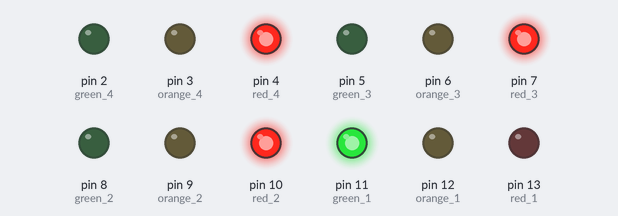
Bench run of a sketch on a simulated Arduino Uno, built with avr-gcc and run on an emulated ATmega328P. Shown: output pins drawn as LEDs (lit = HIGH).

Above: at 0.1 s.
At 10.1 s:
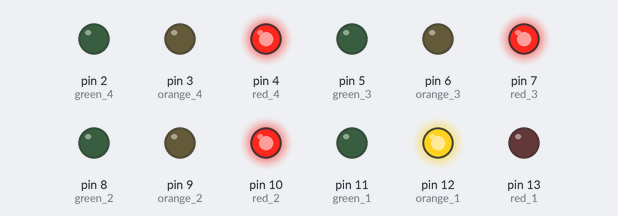
At 15.1 s:
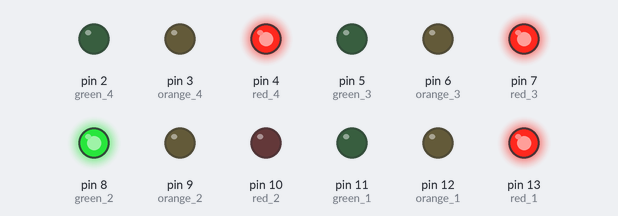
At 25.1 s:
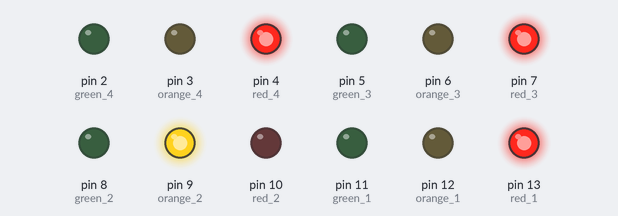
At 30.1 s:
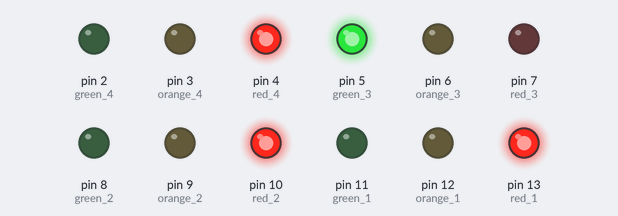
Timing chart, 0 to 31.6 s (numbered marks = the images above):
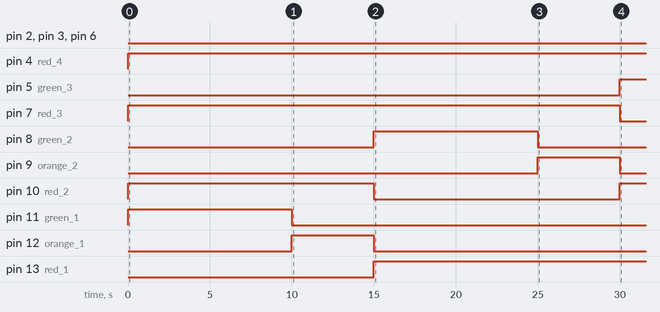

The sketch:

Automated_Traffic_light.ino
```cpp
//Defining the pins where LEDS are connected
int red_1=13;
int orange_1=12;
int green_1=11;
int red_2=10;
int orange_2=9;
int green_2=8;
int red_3=7;
int orange_3=6;
int green_3=5;
int red_4=4;
int orange_4=3;
int green_4=2;

void direction_1_green(void)//green LED of direction 1 will turn ON
{
  digitalWrite(red_1,LOW);
  digitalWrite(orange_1,LOW);
  digitalWrite(green_1,HIGH);

  digitalWrite(red_2,HIGH);
  digitalWrite(orange_2,LOW);
  digitalWrite(green_2,LOW);

  digitalWrite(red_3,HIGH);
  digitalWrite(orange_3,LOW);
  digitalWrite(green_3,LOW);

  digitalWrite(red_4,HIGH);
  digitalWrite(orange_4,LOW);
  digitalWrite(green_4,LOW);
}


void direction_2_orange(void)//orange LED of direction 2 will turn ON
{
  digitalWrite(red_1,HIGH);
  digitalWrite(orange_1,LOW);
  digitalWrite(green_1,LOW);

  digitalWrite(red_2,LOW);
  digitalWrite(orange_2,HIGH);
  digitalWrite(green_2,LOW);

  digitalWrite(red_3,HIGH);
  digitalWrite(orange_3,LOW);
  digitalWrite(green_3,LOW);

  digitalWrite(red_4,HIGH);
  digitalWrite(orange_4,LOW);
  digitalWrite(green_4,LOW);
}

void direction_2_green(void)//green LED of direction 2 will turn ON
{
  digitalWrite(red_1,HIGH);
  digitalWrite(orange_1,LOW);
  digitalWrite(green_1,LOW);

  digitalWrite(red_2,LOW);
  digitalWrite(orange_2,LOW);
  digitalWrite(green_2,HIGH);

  digitalWrite(red_3,HIGH);
  digitalWrite(orange_3,LOW);
  digitalWrite(green_3,LOW);

  digitalWrite(red_4,HIGH);
  digitalWrite(orange_4,LOW);
  digitalWrite(green_4,LOW);
}

void direction_3_orange(void)//orange LED of direction 3 will turn ON
{
  digitalWrite(red_1,HIGH);
  digitalWrite(orange_1,LOW);
  digitalWrite(green_1,LOW);

  digitalWrite(red_2,HIGH);
  digitalWrite(orange_2,LOW);
  digitalWrite(green_2,LOW);

  digitalWrite(red_3,LOW);
  digitalWrite(orange_3,HIGH);
  digitalWrite(green_3,LOW);

  digitalWrite(red_4,HIGH);
  digitalWrite(orange_4,LOW);
  digitalWrite(green_4,LOW);
}

void direction_3_green(void)//green LED of direction 3 will turn ON
{
  digitalWrite(red_1,HIGH);
  digitalWrite(orange_1,LOW);
  digitalWrite(green_1,LOW);

  digitalWrite(red_2,HIGH);
  digitalWrite(orange_2,LOW);
  digitalWrite(green_2,LOW);

  digitalWrite(red_3,LOW);
  digitalWrite(orange_3,LOW);
  digitalWrite(green_3,HIGH);

  digitalWrite(red_4,HIGH);
  digitalWrite(orange_4,LOW);
  digitalWrite(green_4,LOW);
}

void direction_4_orange(void)//orange LED of direction 4 will turn ON
{
  digitalWrite(red_1,HIGH);
  digitalWrite(orange_1,LOW);
  digitalWrite(green_1,LOW);

  digitalWrite(red_2,HIGH);
  digitalWrite(orange_2,LOW);
  digitalWrite(green_2,LOW);

  digitalWrite(red_3,HIGH);
  digitalWrite(orange_3,LOW);
  digitalWrite(green_3,LOW);

  digitalWrite(red_4,LOW);
  digitalWrite(orange_4,HIGH);
  digitalWrite(green_4,LOW);
}

void direction_4_green(void)//green LED of direction 4 will turn ON
{
  digitalWrite(red_1,HIGH);
  digitalWrite(orange_1,LOW);
  digitalWrite(green_1,LOW);

  digitalWrite(red_2,HIGH);
  digitalWrite(orange_2,LOW);
  digitalWrite(green_2,LOW);

  digitalWrite(red_3,HIGH);
  digitalWrite(orange_3,LOW);
  digitalWrite(green_3,LOW);

  digitalWrite(red_4,LOW);
  digitalWrite(orange_4,LOW);
  digitalWrite(green_4,HIGH);
}

void direction_1_orange(void)//orange LED of direction 1 will turn ON
{
  digitalWrite(red_1,LOW);
  digitalWrite(orange_1,HIGH);
  digitalWrite(green_1,LOW);

  digitalWrite(red_2,HIGH);
  digitalWrite(orange_2,LOW);
  digitalWrite(green_2,LOW);

  digitalWrite(red_3,HIGH);
  digitalWrite(orange_3,LOW);
  digitalWrite(green_3,LOW);

  digitalWrite(red_4,HIGH);
  digitalWrite(orange_4,LOW);
  digitalWrite(green_4,LOW);

}

void setup()
{
  // Declaring all the LED's as output

	for(int i=2;i<=13;i++)
      pinMode(i,OUTPUT);
}

//In the loop function, we controlled the signal one
// by one to control the flow of traffic.
void loop()
{
  direction_1_green(); //all other red
  delay(10000);

  direction_1_orange(); //all other red
  delay(5000);

  direction_2_green(); //all other red
  delay(10000);

  direction_2_orange(); //all other red
  delay(5000);

  direction_3_green(); //all other red
  delay(10000);

  direction_3_orange(); //all other red
  delay(5000);

  direction_4_green(); //all other red
  delay(10000);

  direction_4_orange(); //all other red
  delay(5000);
}
```

Measured:
- by itself, pin 4 (red_4): LOW → HIGH at 0.00 s
- by itself, pin 5 (green_3): LOW → HIGH at 30.0 s
- by itself, pin 7 (red_3): LOW → HIGH at 0.00 s, → LOW 30.0 s later
- by itself, pin 8 (green_2): LOW → HIGH at 15.0 s, → LOW 10.0 s later
- by itself, pin 9 (orange_2): LOW → HIGH at 25.0 s, → LOW 5.0 s later
- by itself, pin 10 (red_2): LOW → HIGH at 0.00 s, → LOW 15.0 s later, → HIGH 15.0 s later
- by itself, pin 11 (green_1): LOW → HIGH at 0.00 s, → LOW 10.0 s later
- by itself, pin 12 (orange_1): LOW → HIGH at 10.0 s, → LOW 5.0 s later
